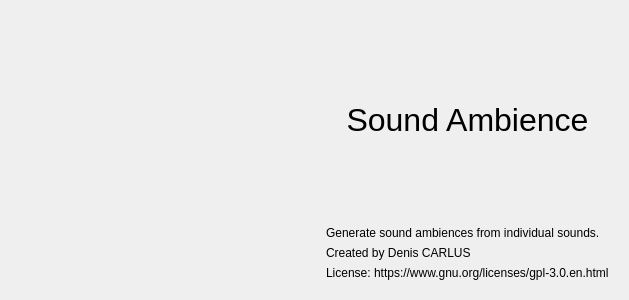
<?xml version="1.0" encoding="UTF-8"?>
<ui version="4.0">
 <class>AboutDialog</class>
 <widget class="QDialog" name="AboutDialog">
  <property name="geometry">
   <rect>
    <x>0</x>
    <y>0</y>
    <width>629</width>
    <height>300</height>
   </rect>
  </property>
  <property name="sizePolicy">
   <sizepolicy hsizetype="Minimum" vsizetype="Minimum">
    <horstretch>0</horstretch>
    <verstretch>0</verstretch>
   </sizepolicy>
  </property>
  <property name="windowTitle">
   <string>About Sound Ambience</string>
  </property>
  <layout class="QHBoxLayout" name="horizontalLayout">
   <item>
    <widget class="QWidget" name="widget" native="true">
     <layout class="QVBoxLayout" name="verticalLayout">
      <item>
       <widget class="QLabel" name="label">
        <property name="sizePolicy">
         <sizepolicy hsizetype="Minimum" vsizetype="Minimum">
          <horstretch>0</horstretch>
          <verstretch>0</verstretch>
         </sizepolicy>
        </property>
        <property name="text">
         <string/>
        </property>
        <property name="pixmap">
         <pixmap resource="icons.qrc">:/resources/icons/SoundAmbience_Logo.png</pixmap>
        </property>
        <property name="alignment">
         <set>Qt::AlignCenter</set>
        </property>
       </widget>
      </item>
     </layout>
    </widget>
   </item>
   <item>
    <widget class="QWidget" name="widget_2" native="true">
     <layout class="QVBoxLayout" name="verticalLayout_2">
      <item>
       <widget class="QLabel" name="label_2">
        <property name="sizePolicy">
         <sizepolicy hsizetype="Preferred" vsizetype="Expanding">
          <horstretch>0</horstretch>
          <verstretch>0</verstretch>
         </sizepolicy>
        </property>
        <property name="font">
         <font>
          <pointsize>24</pointsize>
         </font>
        </property>
        <property name="text">
         <string>Sound Ambience</string>
        </property>
        <property name="alignment">
         <set>Qt::AlignCenter</set>
        </property>
       </widget>
      </item>
      <item>
       <widget class="QLabel" name="label_3">
        <property name="sizePolicy">
         <sizepolicy hsizetype="Preferred" vsizetype="Maximum">
          <horstretch>0</horstretch>
          <verstretch>0</verstretch>
         </sizepolicy>
        </property>
        <property name="text">
         <string>Generate sound ambiences from individual sounds.</string>
        </property>
       </widget>
      </item>
      <item>
       <widget class="QLabel" name="label_4">
        <property name="sizePolicy">
         <sizepolicy hsizetype="Preferred" vsizetype="Minimum">
          <horstretch>0</horstretch>
          <verstretch>0</verstretch>
         </sizepolicy>
        </property>
        <property name="text">
         <string>Created by Denis CARLUS</string>
        </property>
        <property name="textFormat">
         <enum>Qt::RichText</enum>
        </property>
       </widget>
      </item>
      <item>
       <widget class="QLabel" name="label_5">
        <property name="sizePolicy">
         <sizepolicy hsizetype="Preferred" vsizetype="Minimum">
          <horstretch>0</horstretch>
          <verstretch>0</verstretch>
         </sizepolicy>
        </property>
        <property name="text">
         <string>License: https://www.gnu.org/licenses/gpl-3.0.en.html</string>
        </property>
       </widget>
      </item>
     </layout>
    </widget>
   </item>
  </layout>
 </widget>
 <resources>
  <include location="icons.qrc"/>
 </resources>
 <connections/>
</ui>
